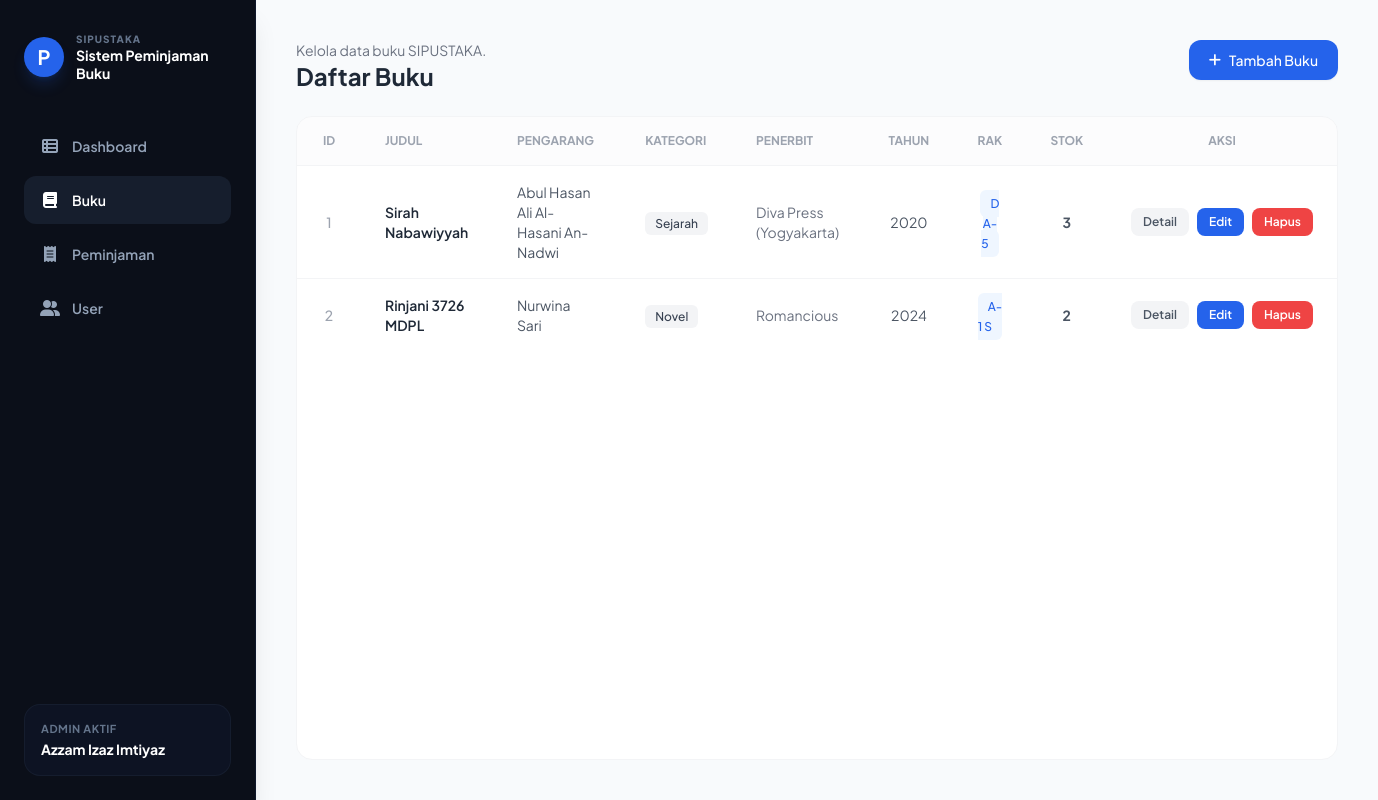
Page /buku/ on the committed database.
### buku/models.py (models this page shows, shortened)
class Buku(models.Model):
    judul = models.CharField(max_length=200)
    pengarang = models.CharField(max_length=100)
    kategori = models.CharField(max_length=50)
    penerbit = models.CharField(max_length=100)
    tahun_terbit = models.IntegerField()
    rak = models.CharField(max_length=20)
    stok = models.IntegerField()
    deskripsi = models.TextField(blank=True)

### buku/views.py (the view)
# urls.py: path('buku/', views.buku_list, name='buku_list'),
def buku_list(request):
    buku_list = fetch_all(
        """
        SELECT id, judul, pengarang, kategori, penerbit, tahun_terbit, rak, stok, deskripsi
        FROM buku_buku
        ORDER BY id
        """
    )
    return render(request, 'buku/list.html', {'buku_list': buku_list})

### buku/views.py (called while the page is built)
def fetch_all(query, params=()):
    with connection.cursor() as cursor:
        cursor.execute(query, params)
        columns = [col[0] for col in cursor.description]
        return [SimpleNamespace(**dict(zip(columns, row))) for row in cursor.fetchall()]

### buku/templates/buku/list.html
{% extends 'base.html' %}
{% block content %}
<div class="flex justify-between items-start mb-6">
    <div>
        <p class="text-sm text-gray-500">Kelola data buku SIPUSTAKA.</p>
        <h2 class="text-2xl font-bold text-gray-800">Daftar Buku</h2>
    </div>
    <a href="{% url 'buku_tambah' %}" class="bg-[#2563EB] hover:bg-blue-700 text-white font-medium px-5 py-2.5 rounded-xl shadow-sm transition flex items-center space-x-2 text-sm">
        <i class="fa-solid fa-plus"></i><span>Tambah Buku</span>
    </a>
</div>
<div class="bg-white rounded-2xl shadow-xs border border-gray-100 overflow-hidden flex-1">
    <div class="overflow-x-auto">
        <table class="w-full text-left border-collapse">
            <thead>
                <tr class="border-b border-gray-100 text-xs font-bold uppercase text-gray-400 bg-gray-50/50">
                    <th class="py-4 px-6 text-center w-16">ID</th>
                    <th class="py-4 px-6">Judul</th>
                    <th class="py-4 px-6">Pengarang</th>
                    <th class="py-4 px-6">Kategori</th>
                    <th class="py-4 px-6">Penerbit</th>
                    <th class="py-4 px-6 text-center">Tahun</th>
                    <th class="py-4 px-6 text-center">Rak</th>
                    <th class="py-4 px-6 text-center">Stok</th>
                    <th class="py-4 px-6 text-center w-48">Aksi</th>
                </tr>
            </thead>
            <tbody class="divide-y divide-gray-100 text-sm text-gray-600">
                {% for buku in buku_list %}
                <tr class="hover:bg-gray-50/50 transition">
                    <td class="py-4 px-6 text-center font-medium text-gray-400">{{ buku.id }}</td>
                    <td class="py-4 px-6 font-semibold text-gray-800">{{ buku.judul }}</td>
                    <td class="py-4 px-6">{{ buku.pengarang }}</td>
                    <td class="py-4 px-6"><span class="bg-gray-100 text-gray-700 px-2.5 py-1 rounded-md text-xs font-medium">{{ buku.kategori }}</span></td>
                    <td class="py-4 px-6 text-gray-500">{{ buku.penerbit }}</td>
                    <td class="py-4 px-6 text-center">{{ buku.tahun_terbit }}</td>
                    <td class="py-4 px-6 text-center font-medium text-blue-600"><span class="bg-blue-50 px-2.5 py-1.5 rounded-md text-xs">{{ buku.rak }}</span></td>
                    <td class="py-4 px-6 text-center font-bold">{{ buku.stok }}</td>
                    <td class="py-4 px-6 text-center space-x-1">
                        <div class="flex items-center gap-2">
                            <a href="{% url 'buku_detail' buku.id %}" class="bg-gray-100 hover:bg-gray-200 text-gray-600 text-xs font-semibold px-3 py-1.5 rounded-lg transition inline-block">Detail</a>
                            <a href="{% url 'buku_edit' buku.id %}" class="bg-[#2563EB] hover:bg-blue-700 text-white text-xs font-semibold px-3 py-1.5 rounded-lg transition inline-block">Edit</a>
                            <a href="{% url 'buku_delete' buku.id %}" class="bg-[#EF4444] hover:bg-red-800 text-white text-xs font-semibold px-3 py-1.5 rounded-lg transition inline-block">Hapus</a>
                        </div>
                    </td>
                </tr>
                {% empty %}
                <tr>
                    <td colspan="9" class="text-center py-10 text-gray-400">Belum ada data buku di database perpustakaan.</td>
                </tr>
                {% endfor %}
            </tbody>
        </table>
    </div>
</div>
{% endblock %}

### buku/templates/base.html (shortened to what this page needs)
<!DOCTYPE html>
<html lang="id">
<head>
    <script src="https://cdn.tailwindcss.com"></script>
    <link rel="stylesheet" href="https://cdnjs.cloudflare.com/ajax/libs/font-awesome/6.4.0/css/all.min.css">
</head>
<body class="bg-[#F8FAFC] min-h-screen flex">
    <aside class="w-64 bg-[#0B0F19] text-slate-300 flex flex-col justify-between p-6 shrink-0 border-r border-slate-900 shadow-xl fixed h-screen z-20">
        <div>
            <div class="flex items-center space-x-3 mb-10 mt-2">
                <div class="bg-[#2563EB] text-white rounded-full w-10 h-10 flex items-center justify-center font-bold text-xl shadow-lg shadow-blue-600/20">
                    P
                </div>
                <div>
                    <p class="text-[10px] tracking-widest uppercase text-slate-500 font-extrabold">Sipustaka</p>
                    <h1 class="text-sm font-bold text-white leading-tight">Sistem Peminjaman<br>Buku</h1>
                </div>
            </div>
            <nav class="space-y-1.5">
                <a href="{% url 'dashboard' %}" class="flex items-center space-x-3 px-4 py-3 rounded-xl text-sm font-semibold transition group {% if request.resolver_match.url_name == 'dashboard' %} bg-slate-800/60 text-white {% else %} text-slate-400 hover:bg-slate-900 hover:text-slate-200 {% endif %}">
                    <i class="fa-solid fa-table-list text-base w-5 text-center"></i>
                    <span>Dashboard</span>
                </a>
                <a href="{% url 'buku_list' %}" class="flex items-center space-x-3 px-4 py-3 rounded-xl text-sm font-semibold transition group {% if 'buku' in request.path %} bg-slate-800/60 text-white {% else %} text-slate-400 hover:bg-slate-900 hover:text-slate-200 {% endif %}">
                    <i class="fa-solid fa-book text-base w-5 text-center"></i>
                    <span>Buku</span>
                </a>
                <a href="{% url 'peminjaman_list' %}" class="flex items-center space-x-3 px-4 py-3 rounded-xl text-sm font-semibold transition group {% if 'peminjaman' in request.path %} bg-slate-800/60 text-white {% else %} text-slate-400 hover:bg-slate-900 hover:text-slate-200 {% endif %}">
                    <i class="fa-solid fa-receipt text-base w-5 text-center"></i>
                    <span>Peminjaman</span>
                </a>
                <a href="{% url 'siswa_list' %}" class="flex items-center space-x-3 px-4 py-3 rounded-xl text-sm font-semibold transition group {% if 'siswa' in request.path or 'user' in request.path %} bg-slate-800/60 text-white {% else %} text-slate-400 hover:bg-slate-900 hover:text-slate-200 {% endif %}">
                    <i class="fa-solid fa-user-group text-base w-5 text-center"></i>
                    <span>User</span>
                </a>
            </nav>
        </div>
        <div class="bg-slate-900/60 border border-slate-800/50 p-4 rounded-2xl flex flex-col justify-center">
            <p class="text-[11px] font-bold text-slate-500 uppercase tracking-wider">Admin Aktif</p>
            <p class="text-sm font-bold text-white mt-0.5">Azzam Izaz Imtiyaz</p>
        </div>
    </aside>
    <main class="flex-1 pl-64 min-h-screen flex flex-col">
        <div class="p-8 md:p-10 flex-1 flex flex-col max-w-7xl w-full mx-auto">
            {% block content %}
            {% endblock %}
        </div>
    </main>
</body>
</html>

### buku/templates/base.html (style rules this page uses)
body { font-family: 'Plus Jakarta Sans', sans-serif; }

### rows in the picture
Buku: id "1", judul "Sirah Nabawiyyah", pengarang "Abul Hasan Ali Al-Hasani An-Nadwi", kategori "Sejarah", penerbit "Diva Press (Yogyakarta)", tahun_terbit "2020", rak "D A-5", stok "3"
Buku: id "2", judul "Rinjani 3726 MDPL", pengarang "Nurwina Sari", kategori "Novel", penerbit "Romancious", tahun_terbit "2024", rak "A-1 S", stok "2"
